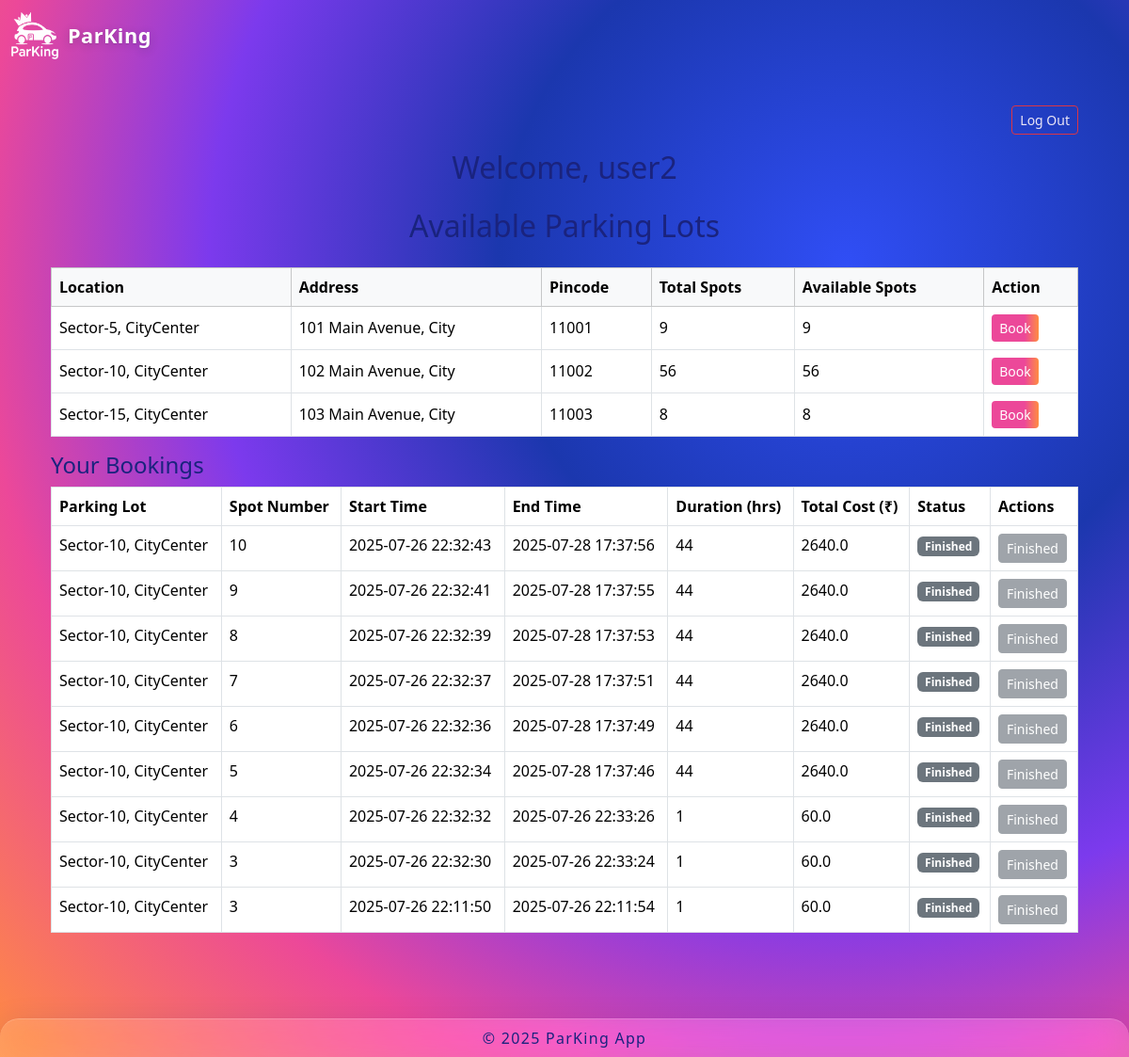
Screenshot of /user_dashboard (signed in) with the database file from the repository.
### controllers/database.py (models this page shows)
class User(db.Model):
    id = db.Column(db.Integer, primary_key=True)
    username = db.Column(db.String(80), unique=True, nullable=False)
    password = db.Column(db.String(120), nullable=False)
    current_booking_id = db.Column(db.Integer, nullable=False, default=0)

class ParkingLot(db.Model):
    id = db.Column(db.Integer, primary_key=True)        # Primary key column is `id`
    location = db.Column(db.String(120), nullable=False)
    prices = db.Column(db.Float, nullable=False)
    address = db.Column(db.String(200), nullable=False)
    pincode = db.Column(db.String(10), nullable=False)
    max_spots = db.Column(db.Integer, nullable=False)
    spots = db.relationship('ParkingSpot', backref='parking_lot', lazy=True)

class ParkingSpot(db.Model):
    id = db.Column(db.Integer, primary_key=True)        # Primary key column is `id`
    lot_id = db.Column(db.Integer, db.ForeignKey('parking_lot.id'), nullable=False)
    spot_number = db.Column(db.Integer, nullable=False) # Add spot_number field (should exist)
    status = db.Column(db.String(1), nullable=False, default='A')
    reservations = db.relationship('Reservation', backref='spot', lazy=True)

class Reservation(db.Model):
    id = db.Column(db.Integer, primary_key=True)
    user_id = db.Column(db.Integer, db.ForeignKey('user.id'), nullable=False)
    spot_id = db.Column(db.Integer, db.ForeignKey('parking_spot.id'), nullable=False)
    start_time = db.Column(db.DateTime, default=datetime.utcnow, nullable=False)
    end_time = db.Column(db.DateTime, nullable=True)
    cost = db.Column(db.Float, nullable=False)
    user = db.relationship('User', backref='reservations', lazy=True)

### app.py (the view)
@app.route('/user_dashboard')
def user_dashboard():
    user_id = session.get('user_id')
    if not user_id:
        flash("Please log in to view the dashboard.", "danger")
        return redirect(url_for("login"))
    user = User.query.get(user_id)
    lots = ParkingLot.query.all()
    bookings = Reservation.query.filter_by(user_id=user_id).order_by(Reservation.start_time.desc()).all()
    bookings_data = []
    now = datetime.utcnow()
    for booking in bookings:
        start = booking.start_time
        end = booking.end_time or now  # If booking still active, calculate till now
        duration_seconds = (end - start).total_seconds()
        duration_hours = max(1, ceil(duration_seconds / 3600))  # Minimum 1 hour charge
        total_cost = duration_hours * booking.cost  # Assuming booking.cost is hourly rate
        bookings_data.append({
            'booking': booking,
            'duration_hours': duration_hours,
            'total_cost': total_cost,
        })
    return render_template(
        "user_dashboard.html",
        user=user,
        lots=lots,
        bookings=bookings_data,  # pass the prepared data list
        now=now
    )

### templates/user_dashboard.html (shortened to what this page needs)
{% extends "layout.html" %}
{% block content %}
<div class="container py-4">
  <div class="d-flex justify-content-end mb-3">
    <a href="{{ url_for('logout') }}" class="btn btn-outline-danger btn-sm">Log Out</a>
  </div>
  <h2 class="text-center mb-4">Welcome, {{ user.username }}</h2>
  <h2 class="text-center mb-4">Available Parking Lots</h2>
  <table class="table table-bordered table-hover align-middle">
    <thead class="table-light">
      <tr>
        <th>Location</th>
        <th>Address</th>
        <th>Pincode</th>
        <th>Total Spots</th>
        <th>Available Spots</th>
        <th>Action</th>
      </tr>
    </thead>
    <tbody>
      {% for lot in lots %}
      <tr>
        <td>{{ lot.location }}</td>
        <td>{{ lot.address }}</td>
        <td>{{ lot.pincode }}</td>
        <td>{{ lot.spots|length }}</td>
        <td>{{ lot.spots|selectattr('status','equalto','A')|list|length }}</td>
        <td>
          {% if lot.spots|selectattr('status','equalto','A')|list|length > 0 %}
            <a href="{{ url_for('book_lot', lot_id=lot.id) }}" class="btn btn-primary btn-sm">Book</a>
          {% else %}
            <button class="btn btn-secondary btn-sm" disabled>Full</button>
          {% endif %}
        </td>
      </tr>
      {% endfor %}
    </tbody>
  </table>
  <h4>Your Bookings</h4>
  {% if bookings %}
    <table class="table table-bordered mb-4">
      <thead>
        <tr>
          <th>Parking Lot</th>
          <th>Spot Number</th>
          <th>Start Time</th>
          <th>End Time</th>
           <th>Duration (hrs)</th>
          <th>Total Cost (₹)</th>
          <th>Status</th>
          <th>Actions</th>
        </tr>
      </thead>
      <tbody>
      {% for item in bookings %}
        {% set booking = item.booking %}
        <tr>
          <td>{{ booking.spot.parking_lot.location }}</td>
          <td>{{ booking.spot.spot_number }}</td>
          <td>{{ booking.start_time.strftime("%Y-%m-%d %H:%M:%S") }}</td>
          <td>
            {% if booking.end_time %}
              {{ booking.end_time.strftime("%Y-%m-%d %H:%M:%S") }}
            {% else %}
              <em>Active</em>
            {% endif %}
          </td>
          <td>{{ item.duration_hours }}</td>
          <td>{{ item.total_cost }}</td>
          <td>
            {% if booking.end_time is none %}
              <span class="badge bg-success">Active</span>
            {% else %}
              <span class="badge bg-secondary">Finished</span>
            {% endif %}
          </td>
          <td>
            {% if booking.end_time is none %}
              <form action="{{ url_for('finish_parking', booking_id=booking.id) }}" method="post" style="display:inline;" onsubmit="return confirm('Finish parking and release spot?');">
                <button type="submit" class="btn btn-danger btn-sm">Finish</button>
              </form>
            {% else %}
              <button class="btn btn-secondary btn-sm" disabled>Finished</button>
            {% endif %}
          </td>
        </tr>
      {% endfor %}
      </tbody>
    </table>
  {% else %}
    <div class="alert alert-secondary text-center">
      You have no bookings yet.
    </div>
  {% endif %}
</div>
{% endblock %}

### static/css/style.css (style rules this page uses)
body { background: radial-gradient( circle at 75% 25%, #304ef5 0%, #1b37ae 30%, #7C3AED 55%, #EC4899 75%, #FF8C42 100% ), #0a1036; color: #1A237E; font-family: 'Segoe UI', 'Roboto', Arial, sans-serif; min-height: 100vh; padding-top: 64px; padding-bottom: 60px; }
.btn-primary { background: linear-gradient(90deg, #EC4899 70%, #FF8C42 100%); border: none; color: #fff; }
a, .btn-link { color: #EDE7F6 !important; }
.btn.btn-primary { color: #fff !important; }

### rows the page displays
User: username "user2"
ParkingLot: location "Sector-5, CityCenter", address "101 Main Avenue, City", pincode "11001", spots|length "9", spots|selectattr "9"
ParkingLot: location "Sector-10, CityCenter", address "102 Main Avenue, City", pincode "11002", spots|length "56", spots|selectattr "56", spot.parking_lot.location "Sector-10, CityCenter" "Sector-10, CityCenter" "Sector-10, CityCenter" "Sector-10, CityCenter" "Sector-10, CityCenter" "Sector-10, CityCenter" "Sector-10, CityCenter" "Sector-10, CityCenter" "Sector-10, CityCenter"
ParkingLot: location "Sector-15, CityCenter", address "103 Main Avenue, City", pincode "11003", spots|length "8", spots|selectattr "8"
ParkingSpot: spot.spot_number "10"
Reservation: start_time "2025-07-26 22:32:43", end_time "2025-07-28 17:37:56"
ParkingSpot: spot.spot_number "9"
Reservation: start_time "2025-07-26 22:32:41", end_time "2025-07-28 17:37:55"
ParkingSpot: spot.spot_number "8"
Reservation: start_time "2025-07-26 22:32:39", end_time "2025-07-28 17:37:53"
ParkingSpot: spot.spot_number "7"
Reservation: start_time "2025-07-26 22:32:37", end_time "2025-07-28 17:37:51"
ParkingSpot: spot.spot_number "6"
Reservation: start_time "2025-07-26 22:32:36", end_time "2025-07-28 17:37:49"
ParkingSpot: spot.spot_number "5"
Reservation: start_time "2025-07-26 22:32:34", end_time "2025-07-28 17:37:46"
ParkingSpot: spot.spot_number "4"
Reservation: start_time "2025-07-26 22:32:32", end_time "2025-07-26 22:33:26"
ParkingSpot: spot.spot_number "3" "3"
Reservation: start_time "2025-07-26 22:32:30", end_time "2025-07-26 22:33:24"
Reservation: start_time "2025-07-26 22:11:50", end_time "2025-07-26 22:11:54"

### other values shown
{{ item.duration_hours }} "44" "44" "44" "44" "44" "44" "1" "1" "1"
{{ item.total_cost }} "2640.0" "2640.0" "2640.0" "2640.0" "2640.0" "2640.0" "60.0" "60.0" "60.0"
